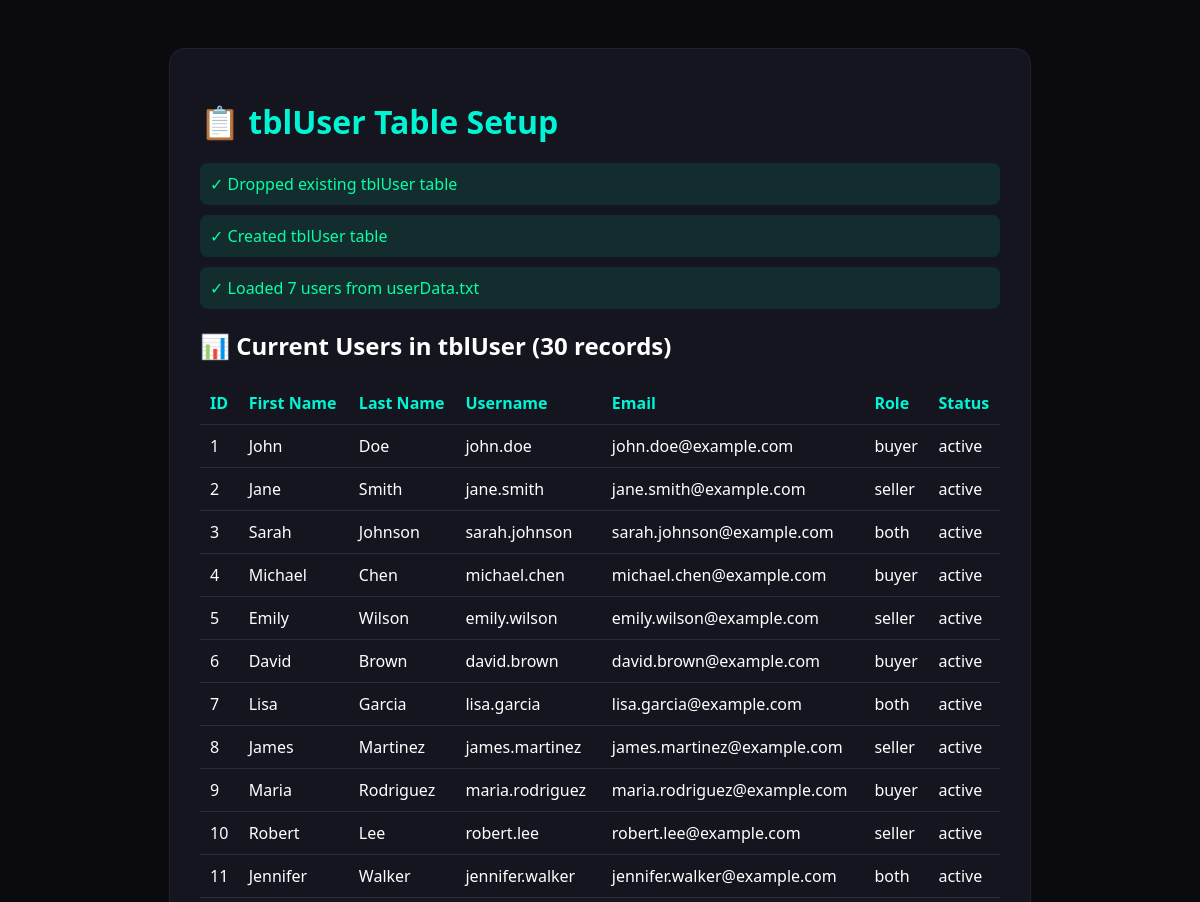
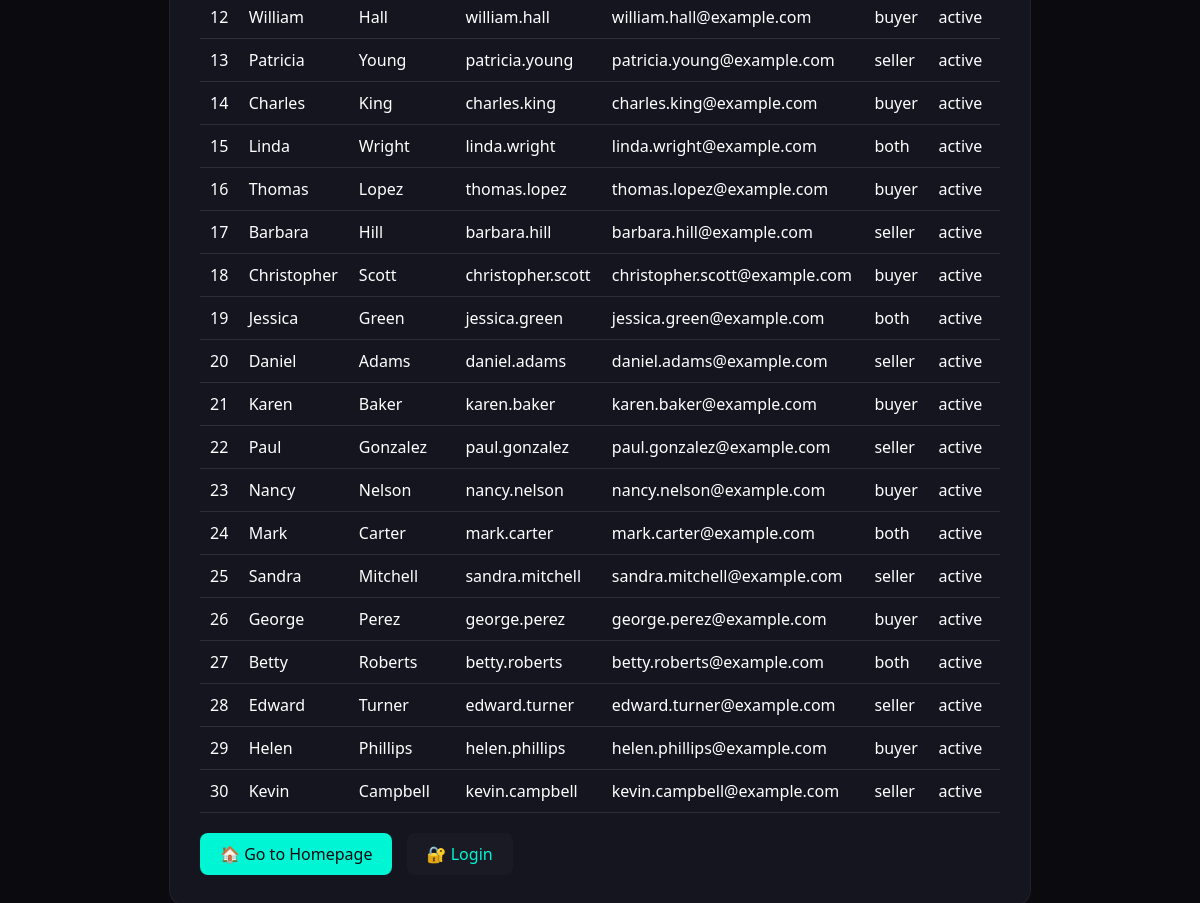
The app's page /createTable.php with its own data (2 pictures, top to bottom).
### tables this page shows
CREATE TABLE IF NOT EXISTS `tbluser` (
  `userID` int(11) NOT NULL AUTO_INCREMENT,
  `firstName` varchar(50) NOT NULL,
  `lastName` varchar(50) NOT NULL,
  `username` varchar(50) NOT NULL,
  `email` varchar(100) NOT NULL,
  `password` varchar(255) NOT NULL,
  `role` enum('buyer','seller','both') DEFAULT 'buyer',
  `userStatus` enum('active','inactive','banned') DEFAULT 'active',
  `remember_token` varchar(255) DEFAULT NULL,
  `createdAt` timestamp NOT NULL DEFAULT current_timestamp(),
  `updatedAt` timestamp NOT NULL DEFAULT current_timestamp() ON UPDATE current_timestamp(),
  PRIMARY KEY (`userID`),
  UNIQUE KEY `username` (`username`),
  UNIQUE KEY `email` (`email`),
  KEY `idx_email` (`email`),
  KEY `idx_username` (`username`),
  KEY `idx_status` (`userStatus`)
);

### createTable.php (the view, shortened to what this page needs)
<?php
require_once 'DBConn.php';
function loadUsersFromFile($filename) {
    $users = [];
    $lines = file($filename, FILE_IGNORE_NEW_LINES | FILE_SKIP_EMPTY_LINES);
    foreach ($lines as $line) {
        $parts = preg_split('/\s+/', $line);
        if (count($parts) >= 5) {
            $users[] = [
                'firstName' => $parts[0],
                'lastName' => $parts[1],
                'email' => $parts[2],
                'password' => $parts[3],
                'role' => $parts[4]
            ];
        }
    }
    return $users;
}
?>
<!DOCTYPE html>
<html lang="en">
<head>
</head>
<body>
    <div class="container">
        <h1>📋 tblUser Table Setup</h1>
        <?php
        try {
            $pdo->exec("DROP TABLE IF EXISTS `tblUser`");
            echo "<p class='success'>✓ Dropped existing tblUser table</p>";
            $sql = "CREATE TABLE `tblUser` (
                `userID` INT AUTO_INCREMENT PRIMARY KEY,
                `firstName` VARCHAR(50) NOT NULL,
                `lastName` VARCHAR(50) NOT NULL,
                `username` VARCHAR(50) NOT NULL UNIQUE,
                `email` VARCHAR(100) NOT NULL UNIQUE,
                `password` VARCHAR(255) NOT NULL,
                `role` ENUM('buyer', 'seller', 'both') DEFAULT 'buyer',
                `userStatus` ENUM('active', 'inactive', 'banned') DEFAULT 'active',
                `remember_token` VARCHAR(255) NULL,
                `createdAt` TIMESTAMP DEFAULT CURRENT_TIMESTAMP,
                `updatedAt` TIMESTAMP DEFAULT CURRENT_TIMESTAMP ON UPDATE CURRENT_TIMESTAMP,
                INDEX `idx_email` (`email`),
                INDEX `idx_username` (`username`),
                INDEX `idx_status` (`userStatus`)
            ) ENGINE=InnoDB DEFAULT CHARSET=utf8mb4 COLLATE=utf8mb4_unicode_ci";
            $pdo->exec($sql);
            echo "<p class='success'>✓ Created tblUser table</p>";
            $userDataFile = 'userData.txt';
            $users = loadUsersFromFile($userDataFile);
            $inserted = 0;
            foreach ($users as $user) {
                $inserted++;
            }
            echo "<p class='success'>✓ Loaded $inserted users from userData.txt</p>";
            $allUsers = $pdo->query("SELECT userID, firstName, lastName, username, email, role, userStatus, createdAt FROM tblUser ORDER BY userID")->fetchAll();
            echo "<h2>📊 Current Users in tblUser (" . count($allUsers) . " records)</h2>";
            echo "<table>";
            echo "<tr><th>ID</th><th>First Name</th><th>Last Name</th><th>Username</th><th>Email</th><th>Role</th><th>Status</th></tr>";
            foreach ($allUsers as $user) {
                echo "<tr>";
                echo "<td>{$user['userID']}</td>";
                echo "<td>{$user['firstName']}</td>";
                echo "<td>{$user['lastName']}</td>";
                echo "<td>{$user['username']}</td>";
                echo "<td>{$user['email']}</td>";
                echo "<td>{$user['role']}</td>";
                echo "<td>{$user['userStatus']}</td>";
                echo "</tr>";
            }
            echo "</table>";
        } catch (PDOException $e) {
            echo "<p class='error'>❌ Error: " . $e->getMessage() . "</p>";
        }
        ?>
        <a href="index.php" class="button">🏠 Go to Homepage</a>
        <a href="login.php" class="button" style="background: #1a1a25; color: #00f5d4; margin-left: 10px;">🔐 Login</a>
    </div>
</body>
</html>

### createTable.php (style rules this page uses)
body { font-family: 'Segoe UI', Tahoma, Geneva, Verdana, sans-serif; background: #0a0a0f; color: #fff; padding: 40px; }
.container { max-width: 800px; margin: 0 auto; background: #151520; border-radius: 16px; padding: 30px; border: 1px solid rgba(255,255,255,0.05); }
h1 { color: #00f5d4; margin-bottom: 20px; }
.success { color: #06ffa5; background: rgba(6,255,165,0.1); padding: 10px; border-radius: 8px; margin: 10px 0; }
table { width: 100%; border-collapse: collapse; margin-top: 20px; }
th, td { padding: 10px; text-align: left; border-bottom: 1px solid rgba(255,255,255,0.1); }
th { color: #00f5d4; }
.button { display: inline-block; background: #00f5d4; color: #0a0a0f; padding: 10px 20px; border-radius: 8px; text-decoration: none; margin-top: 20px; }

### records on screen
tbluser: userID "1", firstName "John", lastName "Doe", username "john.doe", email "john.doe@example.com", role "buyer", userStatus "active"
tbluser: userID "2", firstName "Jane", lastName "Smith", username "jane.smith", email "jane.smith@example.com", role "seller", userStatus "active"
tbluser: userID "3", firstName "Sarah", lastName "Johnson", username "sarah.johnson", email "sarah.johnson@example.com", role "both", userStatus "active"
tbluser: userID "4", firstName "Michael", lastName "Chen", username "michael.chen", email "michael.chen@example.com", role "buyer", userStatus "active"
tbluser: userID "5", firstName "Emily", lastName "Wilson", username "emily.wilson", email "emily.wilson@example.com", role "seller", userStatus "active"
tbluser: userID "6", firstName "David", lastName "Brown", username "david.brown", email "david.brown@example.com", role "buyer", userStatus "active"
tbluser: userID "7", firstName "Lisa", lastName "Garcia", username "lisa.garcia", email "lisa.garcia@example.com", role "both", userStatus "active"
tbluser: userID "8", firstName "James", lastName "Martinez", username "james.martinez", email "james.martinez@example.com", role "seller", userStatus "active"
tbluser: userID "9", firstName "Maria", lastName "Rodriguez", username "maria.rodriguez", email "maria.rodriguez@example.com", role "buyer", userStatus "active"
tbluser: userID "10", firstName "Robert", lastName "Lee", username "robert.lee", email "robert.lee@example.com", role "seller", userStatus "active"
tbluser: userID "11", firstName "Jennifer", lastName "Walker", username "jennifer.walker", email "jennifer.walker@example.com", role "both", userStatus "active"
tbluser: userID "12", firstName "William", lastName "Hall", username "william.hall", email "william.hall@example.com", role "buyer", userStatus "active"
tbluser: userID "13", firstName "Patricia", lastName "Young", username "patricia.young", email "patricia.young@example.com", role "seller", userStatus "active"
tbluser: userID "14", firstName "Charles", lastName "King", username "charles.king", email "charles.king@example.com", role "buyer", userStatus "active"
tbluser: userID "15", firstName "Linda", lastName "Wright", username "linda.wright", email "linda.wright@example.com", role "both", userStatus "active"
tbluser: userID "16", firstName "Thomas", lastName "Lopez", username "thomas.lopez", email "thomas.lopez@example.com", role "buyer", userStatus "active"
tbluser: userID "17", firstName "Barbara", lastName "Hill", username "barbara.hill", email "barbara.hill@example.com", role "seller", userStatus "active"
tbluser: userID "18", firstName "Christopher", lastName "Scott", username "christopher.scott", email "christopher.scott@example.com", role "buyer", userStatus "active"
tbluser: userID "19", firstName "Jessica", lastName "Green", username "jessica.green", email "jessica.green@example.com", role "both", userStatus "active"
tbluser: userID "20", firstName "Daniel", lastName "Adams", username "daniel.adams", email "daniel.adams@example.com", role "seller", userStatus "active"
tbluser: userID "21", firstName "Karen", lastName "Baker", username "karen.baker", email "karen.baker@example.com", role "buyer", userStatus "active"
tbluser: userID "22", firstName "Paul", lastName "Gonzalez", username "paul.gonzalez", email "paul.gonzalez@example.com", role "seller", userStatus "active"
tbluser: userID "23", firstName "Nancy", lastName "Nelson", username "nancy.nelson", email "nancy.nelson@example.com", role "buyer", userStatus "active"
tbluser: userID "24", firstName "Mark", lastName "Carter", username "mark.carter", email "mark.carter@example.com", role "both", userStatus "active"
tbluser: userID "25", firstName "Sandra", lastName "Mitchell", username "sandra.mitchell", email "sandra.mitchell@example.com", role "seller", userStatus "active"
tbluser: userID "26", firstName "George", lastName "Perez", username "george.perez", email "george.perez@example.com", role "buyer", userStatus "active"
tbluser: userID "27", firstName "Betty", lastName "Roberts", username "betty.roberts", email "betty.roberts@example.com", role "both", userStatus "active"
tbluser: userID "28", firstName "Edward", lastName "Turner", username "edward.turner", email "edward.turner@example.com", role "seller", userStatus "active"
tbluser: userID "29", firstName "Helen", lastName "Phillips", username "helen.phillips", email "helen.phillips@example.com", role "buyer", userStatus "active"
tbluser: userID "30", firstName "Kevin", lastName "Campbell", username "kevin.campbell", email "kevin.campbell@example.com", role "seller", userStatus "active"

### other values on screen
$inserted "7"
count($allUsers) "30"
